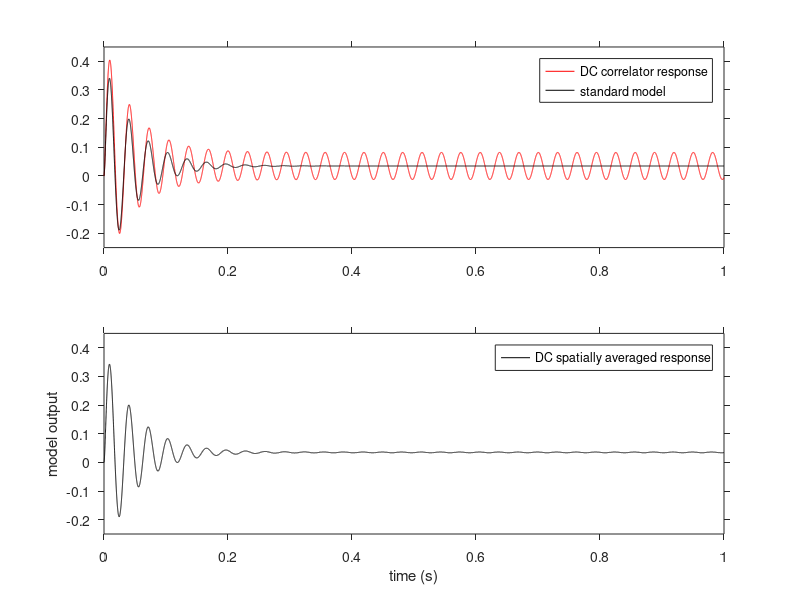

Write MATLAB code to recreate this figure.
function  dc_component_sw
%Computes the correlation model output for a translating sinewave stimulus with addition of a constant luminance component. 

%set the value of the phase of the cosine wave
phi = 0;

%stimulus contrast
alpha = 0.8;

%spatial wavelength
omega = 0.05; %c/deg

t_start = 0;
t_end = 1; %s
dt = 0.05e-3; %s
t_vect = t_start:dt:t_end;

%grating translation speed
v = 640; %deg/s

%position of the first sampling station
x0 = 0;

lum_vect0 = alpha*cos(2*pi*(omega*x0-omega*v*t_vect+phi));

%distance to the second sampling station
dx = 2; %deg
x1 = x0+dx;
lum_vect1 = alpha*cos(2*pi*(omega*x1-omega*v*t_vect+phi));

%compute responses of the 1st order low-pass filters
tau_s = 50e-3; %50 ms
tau_f = 1e-3; %1 ms
lv0_s_num = lp_filt_fn(lum_vect0,dt,tau_s);
lv0_f_num = lp_filt_fn(lum_vect0,dt,tau_f);
lv1_s_num = lp_filt_fn(lum_vect1,dt,tau_s);
lv1_f_num = lp_filt_fn(lum_vect1,dt,tau_f);

%baseline luminance/contrast value
i_l = 0.1;

%half correlator responses
r_hc1 = (i_l + lv0_s_num).*(i_l + lv1_f_num);
r_hc2 = (i_l + lv1_s_num).*(i_l + lv0_f_num);

%full opponent response
r_hr = r_hc1 - r_hc2;

%compare with the standard correlation model response
r_hc1_std = lv0_s_num.*lv1_f_num;
r_hc2_std = lv1_s_num.*lv0_f_num;

%full opponent response
r_hr_std = r_hc1_std - r_hc2_std;


%steady-state initial time
t_ss = 0.5; 

%compute steady-state oscillation amplitude
sso_amp = max(r_hr(t_vect>=t_ss))-min(r_hr(t_vect>=t_ss));

%compute steady-state signal amplitude
sss_amp = mean(r_hr(t_vect>=t_ss));

%compute signal to noise ratio
snr_hr = sss_amp/sso_amp;

%setup an array of correlation detectors to check that the steady state
%response is again constant
r_hr_mean = zeros(size(t_vect));
r_hr_std_mean = zeros(size(t_vect));

n_corr = 72;
x_vect = (0:n_corr)*dx;
for i = 1:n_corr
    %contrast input for the two detectors
    lum_vect0 = alpha*cos(2*pi*(omega*x_vect(i)-omega*v*t_vect+phi));
    lum_vect1 = alpha*cos(2*pi*(omega*x_vect(i+1)-omega*v*t_vect+phi));
    
    %low pass filtering
    lv0_s_num = lp_filt_fn(lum_vect0,dt,tau_s);
    lv0_f_num = lp_filt_fn(lum_vect0,dt,tau_f);
    lv1_s_num = lp_filt_fn(lum_vect1,dt,tau_s);
    lv1_f_num = lp_filt_fn(lum_vect1,dt,tau_f);
    
    %add DC component and compute half-correlator responses
    r_hc1 = (i_l + lv0_s_num).*(i_l + lv1_f_num);
    r_hc2 = (i_l + lv1_s_num).*(i_l + lv0_f_num);
    
    %full opponent response
    r_hr = r_hc1 - r_hc2;
    
    %add to the mean vector
    r_hr_mean = r_hr_mean + r_hr;

    %Repeat for the standard correlation model
    r_hc1_std = lv0_s_num.*lv1_f_num;
    r_hc2_std = lv1_s_num.*lv0_f_num;
    
    %full opponent response
    r_hr_std = r_hc1_std - r_hc2_std;

    %add to the mean vector
    r_hr_std_mean = r_hr_std_mean + r_hr_std;

end

%compute average
r_hr_mean = r_hr_mean/n_corr;
r_hr_std_mean = r_hr_std_mean/n_corr;

sso_amp_mean = max(r_hr_mean(t_vect>=t_ss))-min(r_hr_mean(t_vect>=t_ss));

%compute the decrease in oscillation amplitude caused by averaging relative
%to baseline
disp(['baseline oscillation amplitude: ' num2str(sso_amp) ', after spatial averaging: ' num2str(sso_amp_mean) ', ratio: ' num2str(sso_amp_mean/sso_amp)]);

%compute a signal to noise ratio, defined as the mean response of the
%detector divided by the oscillation amplitude
sss_amp_mean = mean(r_hr_mean(t_vect>=t_ss));
snr_hr_mean = sss_amp_mean/sso_amp_mean;

disp(['single correlator signal to noise ratio: ' num2str(snr_hr) 'snr after spatial averaging: ' num2str(snr_hr_mean)]);

h_f = figure; 
ha1 = subplot(2,1,1);
hp1 = plot(t_vect,r_hr,'r');
hold on;
hp2 = plot(t_vect, r_hr_std,'k');
legend([hp1 hp2],{'DC correlator response', 'standard model'});
set(ha1,'TickDir','out');
set(ha1,'XLim',[0 1],'YLim',[-0.25 0.45]);

ha2 = subplot(2,1,2);
hp3 = plot(t_vect,r_hr_mean,'k');
legend([hp3],{'DC spatially averaged response'});
%hold on;
%hp4 = plot(t_vect,r_hr_std_mean);
%legend([hp3 hp4],{'DC spatially averaged response', 'standard model spatially averaged'});
set(ha2,'TickDir','out');
xlabel('time (s)');
ylabel('model output');
set(ha2,'XLim',[0 1],'YLim',[-0.25 0.45]);

%print(h_f,'figures/dc_component.eps','-depsc');

end

function lp_vect = lp_filt_fn(lum_vect,dt, tau_lp)
% Numerical implementation of first order low-pass filter for correlator models
%
% Usage:   vect = lp1filt_fn(lum_vec,dt,tau)
%
% where lum_vect is to be filtered,
% tau_lp is the time constant in s,
% dt is time step in s. 

if ( nargin ~= 3 )
    disp('Unexpected number of inputs. Aborting...');
    return;
end

%%%%%%%%%%%%%%%%%%
% Model parameters

if ( isempty(tau_lp) )
    %time constants of 1st order low pass (ms)
    tau_lp = 20e-3; %s
end

if ( isempty(dt) )
    dt = 0.05e-3; %s
end

%setup constants for backward euler
lp_const1 =  dt/(tau_lp + dt);
lp_const2 = 1 - lp_const1;

lp_vect = zeros(size(lum_vect));

%initial condition 
lp_vect(1) = lum_vect(1);

%marching algorithm
for i = 2:length(lum_vect)
    lp_vect(i) = lp_const1*lum_vect(i)+lp_const2*lp_vect(i-1);
end

end
